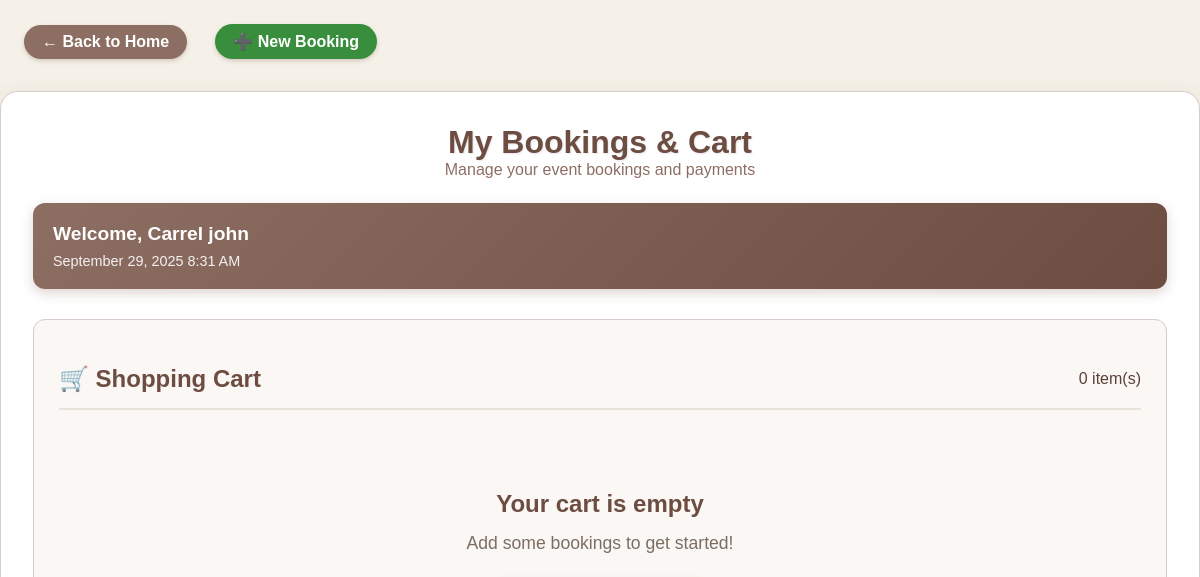
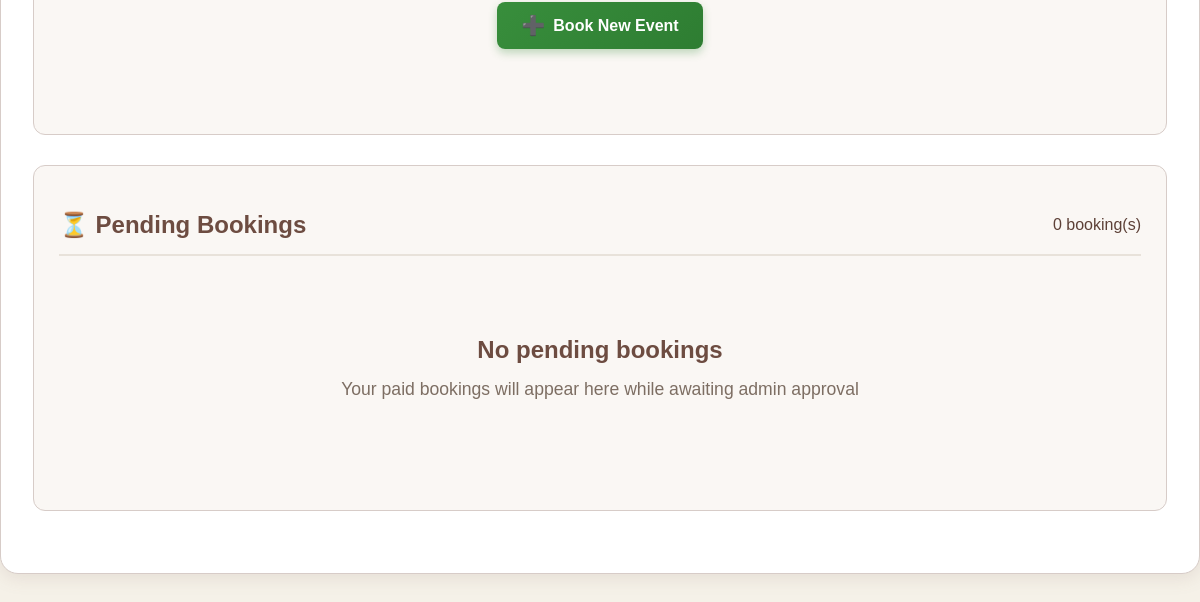
Before: /Client/PHP/user_cart.php (signed in) with the older database file (2 pictures, top to bottom).
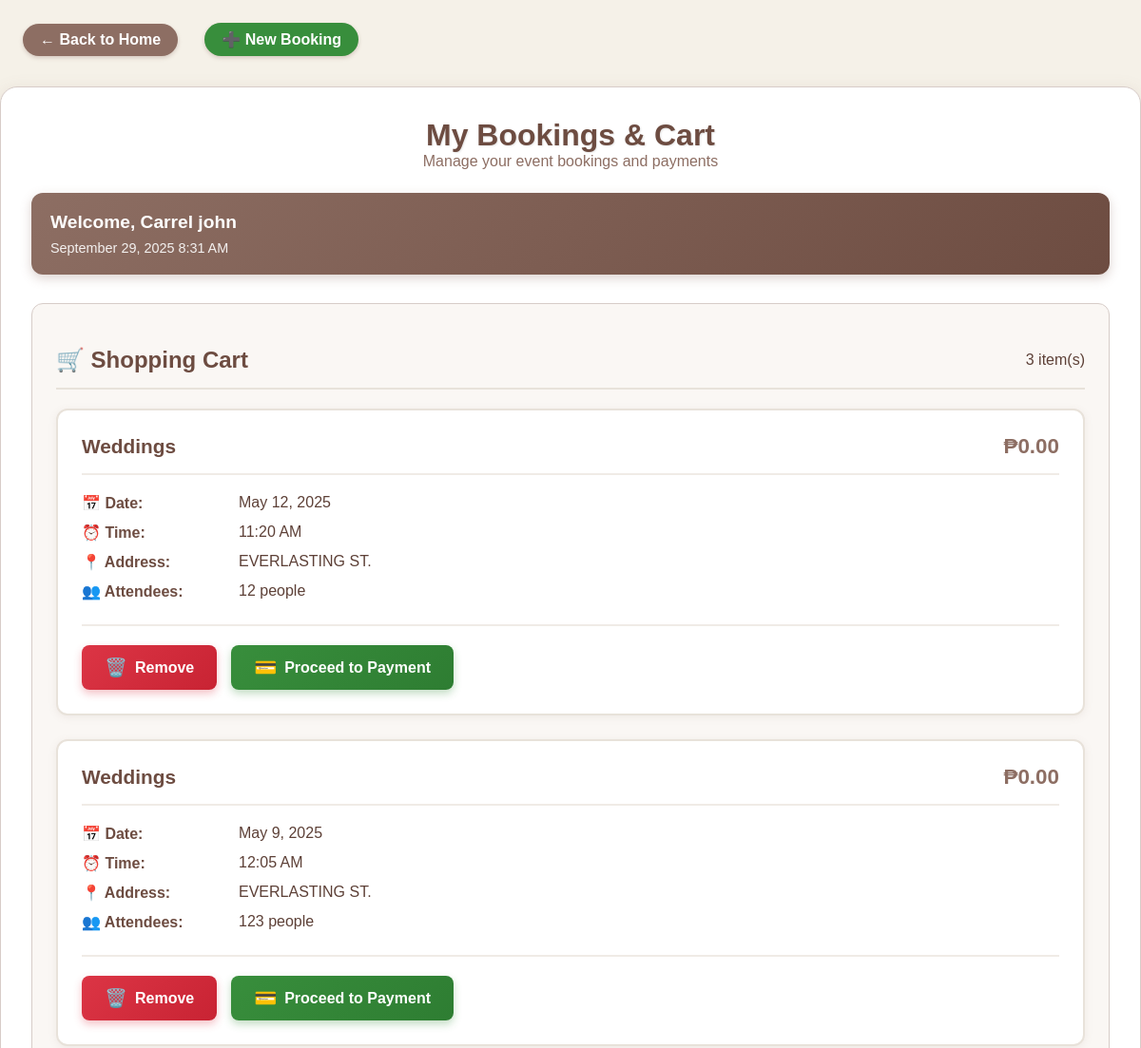
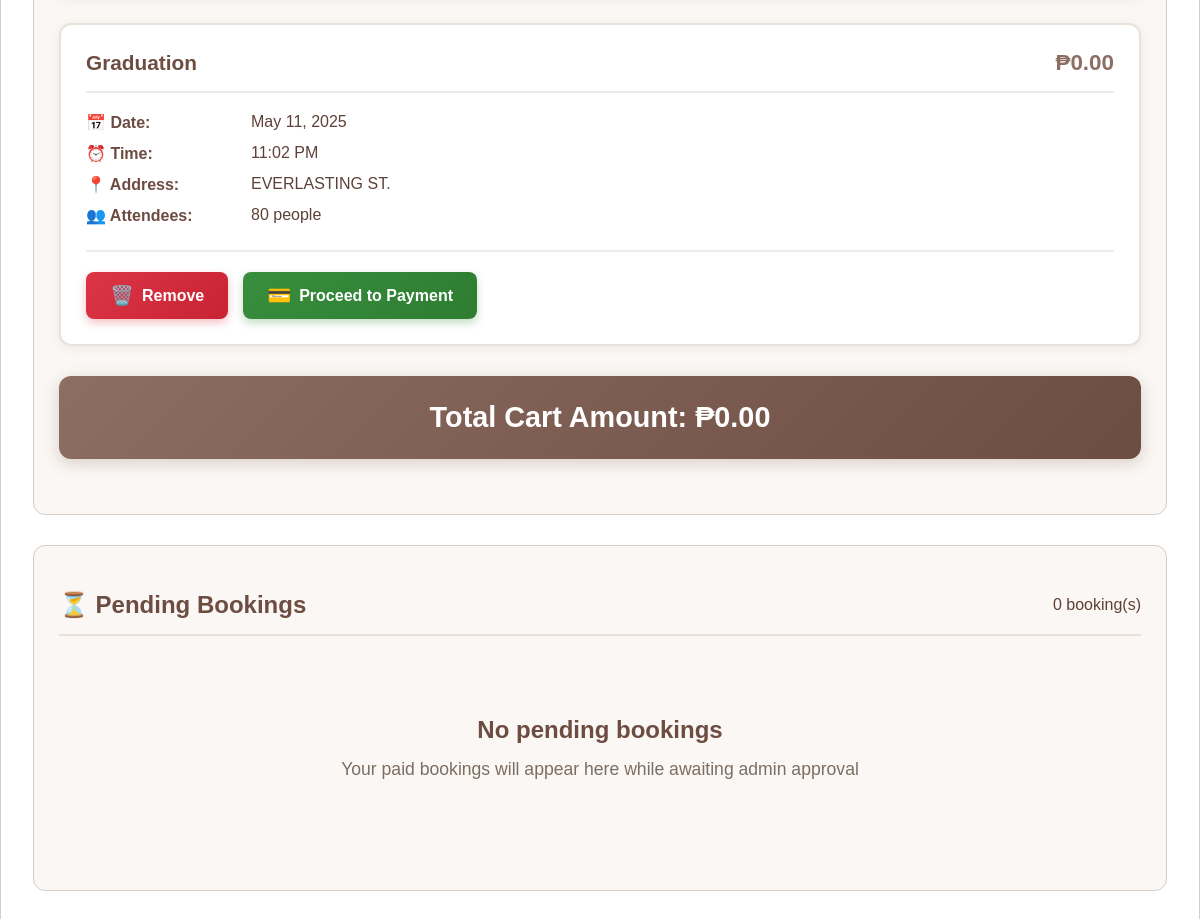
After: the same page with the newer database file (2 pictures, top to bottom).
### tables this page shows
CREATE TABLE IF NOT EXISTS `bookings` (
  `id` int NOT NULL AUTO_INCREMENT,
  `btuser_id` int NOT NULL,
  `btaddress` varchar(255) DEFAULT NULL,
  `btevent` varchar(100) DEFAULT NULL,
  `btschedule` datetime DEFAULT NULL,
  `EventDuration` datetime DEFAULT NULL,
  `total_cost` double NOT NULL DEFAULT '0',
  `additional_headcount` int NOT NULL DEFAULT '0',
  `btattendees` int DEFAULT NULL,
  `btservices` text,
  `btmessage` text,
  `status` enum('Pending','Approved','Canceled','Completed') NOT NULL DEFAULT 'Pending',
  `payment_status` enum('unpaid','partial','paid') NOT NULL DEFAULT 'unpaid',
  `created_at` timestamp NULL DEFAULT CURRENT_TIMESTAMP,
  PRIMARY KEY (`id`)
);

### Client/PHP/user_cart.php (the view, shortened to what the changed rows need)
<?php
include_once "../includes/loginSession.php";
$host = 'localhost';
$dbname = 'btonedatabase';
$username = 'root';
$password = '';
try {
    $pdo = new PDO("mysql:host=$host;dbname=$dbname;charset=utf8mb4", $username, $password);
    $pdo->setAttribute(PDO::ATTR_ERRMODE, PDO::ERRMODE_EXCEPTION);
} catch (PDOException $e) {
    die("Database Connection Failed: " . $e->getMessage());
}
$user_id = $_SESSION['user_id'] ?? 0;
try {
    $cart_sql = "SELECT b.*, u.bt_first_name, u.bt_last_name, u.bt_email,
                        be.equipment_id, be.quantity as equipment_quantity, i.item_name, i.unit_price
                 FROM bookings b
                 JOIN btuser u ON b.btuser_id = u.bt_user_id
                 LEFT JOIN booking_equipment be ON b.id = be.booking_id
                 LEFT JOIN inventory i ON be.equipment_id = i.id
                 WHERE b.status = 'Pending'
                 AND b.payment_status = 'unpaid'
                 AND b.btuser_id = ?
                 ORDER BY b.created_at DESC";
    $cart_stmt = $pdo->prepare($cart_sql);
    $cart_stmt->execute([$user_id]);
    $cart_results = $cart_stmt->fetchAll(PDO::FETCH_ASSOC);
    $cart_items = [];
    $cart_total = 0;
    foreach ($cart_results as $row) {
        if (!isset($cart_items[$row['id']])) {
            $cart_items[$row['id']] = $row;
            $cart_items[$row['id']]['equipment'] = [];
            $cart_total += $row['total_cost'];
        }
    }
} catch (Exception $e) {
    die("Error fetching cart items: " . $e->getMessage());
}
?>
<!DOCTYPE html>
<html lang="en">
<head>
    <link rel="stylesheet" href="../CSS/style.css" />
</head>
<body>
    <div class="cart-main">
        <div class="cart-header">
            <h1>My Bookings & Cart</h1>
        </div>
        <div class="section">
            <div class="section-header">
                <h2>🛒 Shopping Cart</h2>
                <span class="cart-count"><?php echo count($cart_items); ?> item(s)</span>
            </div>
            <?php if (empty($cart_items)): ?>
                <div class="empty-message">
                    <h3>Your cart is empty</h3>
                    <p>Add some bookings to get started!</p>
                    <a href="booking-form.php" class="btn btn-checkout">
                        <span class="btn-icon">➕</span>
                        Book New Event
                    </a>
                </div>
            <?php else: ?>
                <?php foreach ($cart_items as $item): ?>
                    <div class="booking-item">
                        <div class="booking-header">
                            <h3><?php echo htmlspecialchars($item['btevent']); ?></h3>
                            <span class="booking-price">₱<?php echo number_format($item['total_cost'], 2); ?></span>
                        </div>
                        <div class="booking-details">
                            <div class="detail-row">
                                <span class="detail-label">📅 Date:</span>
                                <span class="detail-value"><?php echo date('F j, Y', strtotime($item['btschedule'])); ?></span>
                            </div>
                            <div class="detail-row">
                                <span class="detail-label">⏰ Time:</span>
                                <span class="detail-value"><?php echo date('g:i A', strtotime($item['btschedule'])); ?></span>
                            </div>
                            <div class="detail-row">
                                <span class="detail-label">📍 Address:</span>
                                <span class="detail-value"><?php echo htmlspecialchars($item['btaddress']); ?></span>
                            </div>
                            <div class="detail-row">
                                <span class="detail-label">👥 Attendees:</span>
                                <span class="detail-value"><?php echo $item['btattendees']; ?> people</span>
                            </div>
                        </div>
                        <div class="button-group">
                            <form action="remove_booking.php" method="POST" style="margin: 0;">
                                <button type="submit" class="btn btn-remove" onclick="return confirm('Are you sure you want to remove this booking?')">
                                    <span class="btn-icon">🗑️</span>
                                    Remove
                                </button>
                            </form>
                            <form action="payment.php" method="GET" style="margin: 0;">
                                <button type="submit" class="btn btn-checkout">
                                    <span class="btn-icon">💳</span>
                                    Proceed to Payment
                                </button>
                            </form>
                        </div>
                    </div>
                <?php endforeach; ?>
                <div class="total-amount">
                    Total Cart Amount: ₱<?php echo number_format($cart_total, 2); ?>
                </div>
            <?php endif; ?>
        </div>
        <div class="section">
            <div class="section-header">
                <h2>⏳ Pending Bookings</h2>
            </div>
        </div>
    </div>
</body>
</html>

Changed rows visible on the page:
now on this page (row edited): bookings: btevent "Weddings", total_cost "0.00", btschedule "May 12, 2025", btschedule "11:20 AM", btaddress "EVERLASTING ST.", btattendees "12"
now on this page (row edited): bookings: btevent "Weddings", total_cost "0.00", btschedule "May 9, 2025", btschedule "12:05 AM", btaddress "EVERLASTING ST.", btattendees "123"
now on this page (row edited): bookings: btevent "Graduation", total_cost "0.00", btschedule "May 11, 2025", btschedule "11:02 PM", btaddress "EVERLASTING ST.", btattendees "80"
Other visible differences:
count($cart_items): "0" → "3"
$cart_total: (not shown) → "0.00"
text no longer shown: "Your cart is empty Add some bookings to get started! ➕ Book New Event"
text now shown: "Total Cart Amount: ₱"
